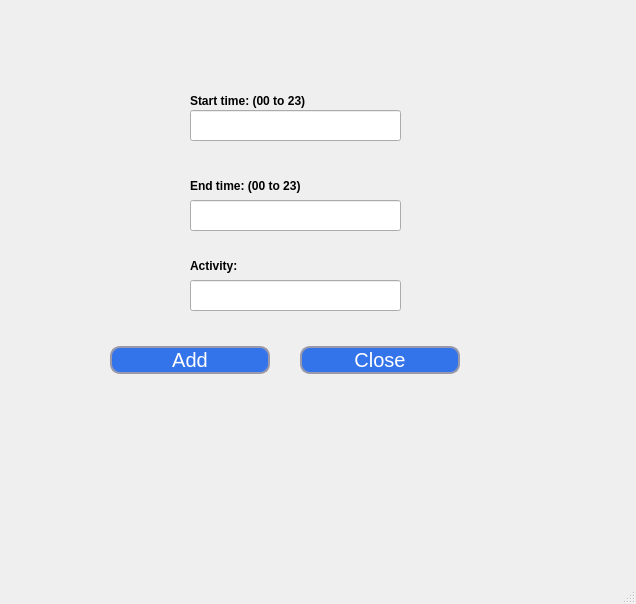
<?xml version="1.0" encoding="UTF-8"?>
<ui version="4.0">
 <class>dialog_window</class>
 <widget class="QMainWindow" name="dialog_window">
  <property name="geometry">
   <rect>
    <x>0</x>
    <y>0</y>
    <width>636</width>
    <height>604</height>
   </rect>
  </property>
  <property name="windowTitle">
   <string>Dialog</string>
  </property>
  <widget class="QWidget" name="centralwidget">
   <widget class="QLabel" name="label">
    <property name="geometry">
     <rect>
      <x>190</x>
      <y>80</y>
      <width>191</width>
      <height>41</height>
     </rect>
    </property>
    <property name="font">
     <font>
      <weight>75</weight>
      <bold>true</bold>
     </font>
    </property>
    <property name="text">
     <string>Start time: (00 to 23)</string>
    </property>
   </widget>
   <widget class="QLabel" name="label_2">
    <property name="geometry">
     <rect>
      <x>190</x>
      <y>170</y>
      <width>191</width>
      <height>31</height>
     </rect>
    </property>
    <property name="font">
     <font>
      <weight>75</weight>
      <bold>true</bold>
     </font>
    </property>
    <property name="text">
     <string>End time: (00 to 23)</string>
    </property>
   </widget>
   <widget class="QLabel" name="label_3">
    <property name="geometry">
     <rect>
      <x>190</x>
      <y>250</y>
      <width>191</width>
      <height>31</height>
     </rect>
    </property>
    <property name="font">
     <font>
      <weight>75</weight>
      <bold>true</bold>
     </font>
    </property>
    <property name="text">
     <string>Activity:</string>
    </property>
   </widget>
   <widget class="QLabel" name="lbl_wrong_input">
    <property name="geometry">
     <rect>
      <x>70</x>
      <y>420</y>
      <width>491</width>
      <height>31</height>
     </rect>
    </property>
    <property name="font">
     <font>
      <pointsize>12</pointsize>
      <weight>75</weight>
      <bold>true</bold>
     </font>
    </property>
    <property name="cursor">
     <cursorShape>ArrowCursor</cursorShape>
    </property>
    <property name="text">
     <string/>
    </property>
   </widget>
   <widget class="QLineEdit" name="txt_start_time">
    <property name="geometry">
     <rect>
      <x>190</x>
      <y>110</y>
      <width>211</width>
      <height>31</height>
     </rect>
    </property>
   </widget>
   <widget class="QLineEdit" name="txt_end_time">
    <property name="geometry">
     <rect>
      <x>190</x>
      <y>200</y>
      <width>211</width>
      <height>31</height>
     </rect>
    </property>
   </widget>
   <widget class="QLineEdit" name="txt_activity">
    <property name="geometry">
     <rect>
      <x>190</x>
      <y>280</y>
      <width>211</width>
      <height>31</height>
     </rect>
    </property>
   </widget>
   <widget class="QWidget" name="verticalLayoutWidget">
    <property name="geometry">
     <rect>
      <x>110</x>
      <y>330</y>
      <width>160</width>
      <height>61</height>
     </rect>
    </property>
    <layout class="QVBoxLayout" name="verticalLayout">
     <item>
      <widget class="QPushButton" name="btn_add">
       <property name="font">
        <font>
         <family>MS Sans Serif</family>
         <pointsize>15</pointsize>
        </font>
       </property>
       <property name="styleSheet">
        <string notr="true">QPushButton {
	border-style: solid;
	border-width: 2px;
	border-color: #9999aa;
	border-radius: 10px;
	color: white;
	background-color: #3474eb
}

QPushButton:enabled {
	background-color: #3474eb
	color: white;
}

QPushButton:pressed {
	background-color: #0d2f72;
	color: #fffffe;
}

QPushButton:hover:!pressed {
	background-color: E1F4FF;
	color: 0c2f70;
}

QPushButton:disabled {
	background-color: #aaaaaa;
	color: #ffffff;
}</string>
       </property>
       <property name="text">
        <string>Add</string>
       </property>
      </widget>
     </item>
    </layout>
   </widget>
   <widget class="QWidget" name="verticalLayoutWidget_2">
    <property name="geometry">
     <rect>
      <x>300</x>
      <y>330</y>
      <width>160</width>
      <height>61</height>
     </rect>
    </property>
    <layout class="QVBoxLayout" name="verticalLayout_2">
     <item>
      <widget class="QPushButton" name="btn_close">
       <property name="font">
        <font>
         <family>MS Sans Serif</family>
         <pointsize>15</pointsize>
        </font>
       </property>
       <property name="styleSheet">
        <string notr="true">QPushButton {
	border-style: solid;
	border-width: 2px;
	border-color: #9999aa;
	border-radius: 10px;
	color: white;
	background-color: #3474eb
}

QPushButton:enabled {
	background-color: #3474eb
	color: white;
}

QPushButton:pressed {
	background-color: #0d2f72;
	color: #fffffe;
}

QPushButton:hover:!pressed {
	background-color: E1F4FF;
	color: 0c2f70;
}

QPushButton:disabled {
	background-color: #aaaaaa;
	color: #ffffff;
}</string>
       </property>
       <property name="text">
        <string>Close</string>
       </property>
      </widget>
     </item>
    </layout>
   </widget>
  </widget>
  <widget class="QMenuBar" name="menubar">
   <property name="geometry">
    <rect>
     <x>0</x>
     <y>0</y>
     <width>636</width>
     <height>21</height>
    </rect>
   </property>
  </widget>
  <widget class="QStatusBar" name="statusbar"/>
 </widget>
 <resources/>
 <connections/>
</ui>
